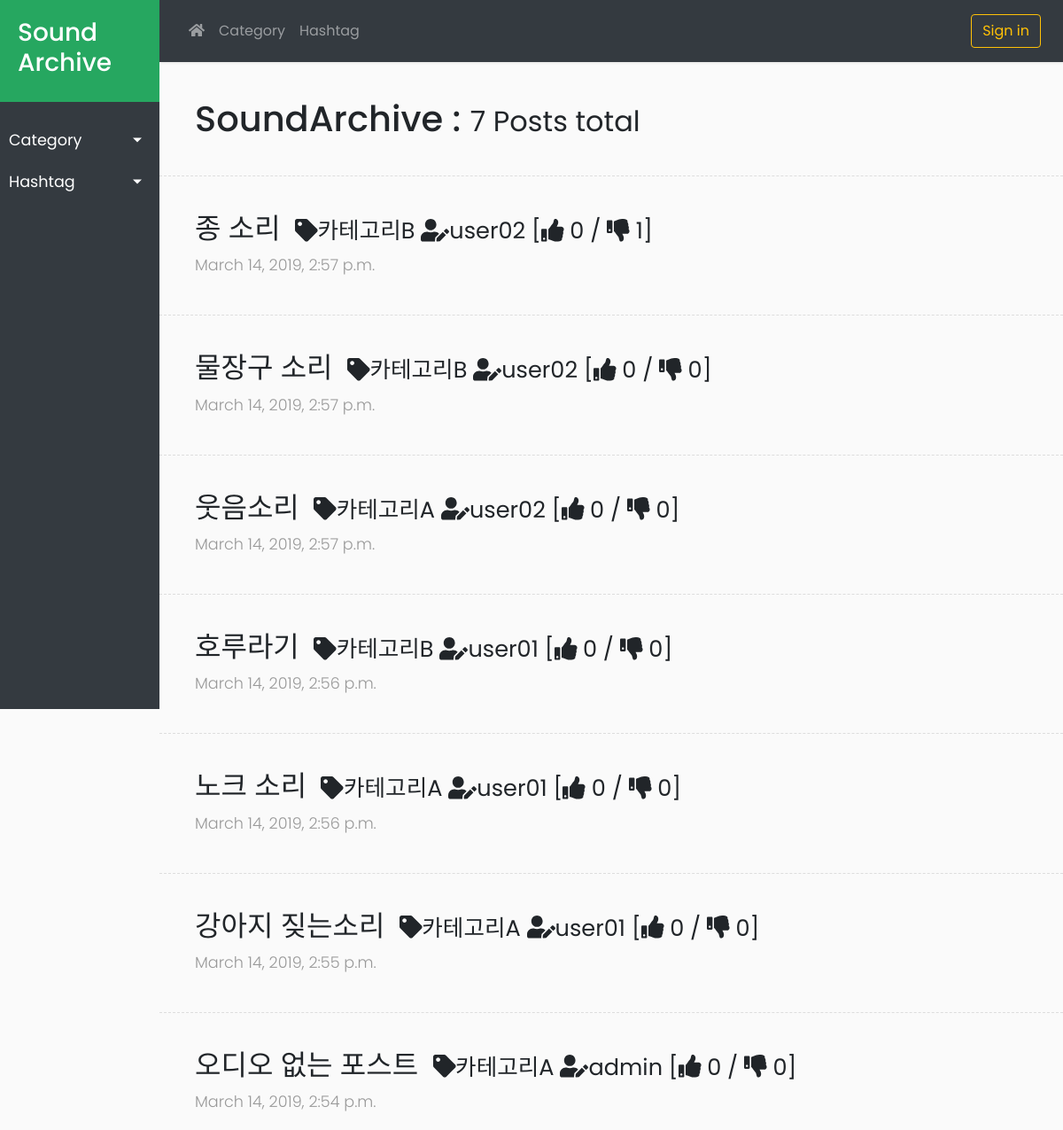
/, run on an earlier commit of the app's database.
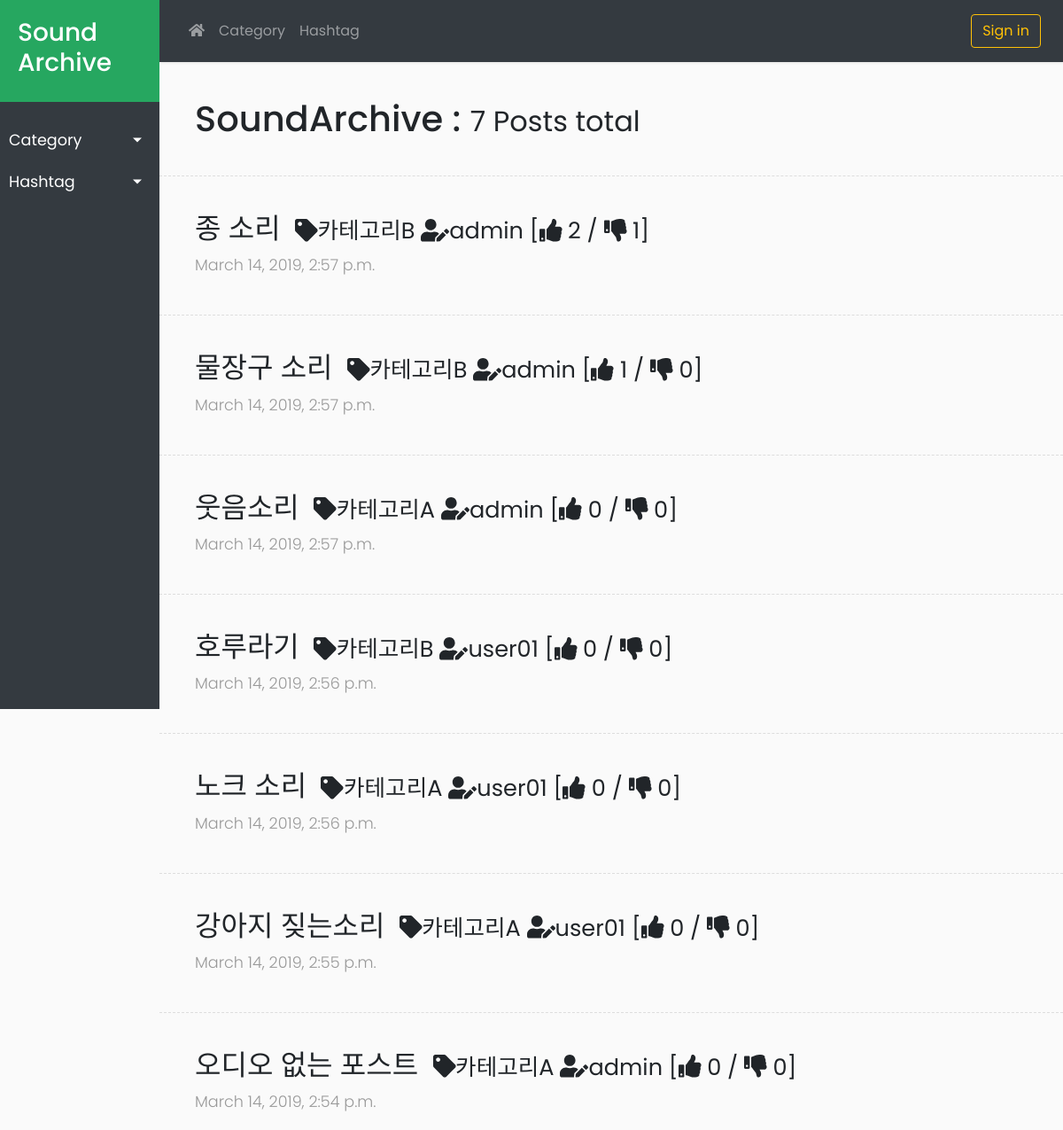
And on a later commit of the database.
### board/models.py (models this page shows, shortened)
class Post(models.Model):
    author = models.ForeignKey('auth.User', related_name='posts', on_delete=models.CASCADE)
    category = models.ForeignKey('board.Category', related_name='posts', default=0, on_delete=models.CASCADE)
    title = models.CharField(max_length=100)
    text = models.TextField()
    audio_file = models.FileField(blank=True, upload_to=upload_audio)
    created_date = models.DateTimeField(default=timezone.localtime)
    published_date = models.DateTimeField(blank=True, null=True)
    like = models.IntegerField(default=0)
    dislike = models.IntegerField(default=0)
    like_list = models.TextField(blank=True)
    dislike_list = models.TextField(blank=True)
    tag_list = models.TextField(blank=True)
    def is_tag_listed(self,tag):
        tag_split = list(filter(None, self.tag_list.split('#')))
        tag += ' '
        if tag in tag_split :
            return True
        else :
            return False

class Category(models.Model):
    name = models.CharField(max_length=100)
    post_count = models.IntegerField(default=0)
    def refresh_count(self):
        posts = Post.objects.filter(category__exact=self.id)
        self.post_count = len(posts)
        self.save()
    def __str__(self):
        return self.name

### board/views.py (the view)
# urls.py: path('', views.post_list, name='home'),
def post_list(request, pk=0, tag=''):
    categories = Category.objects.all().order_by('id')
    for c in categories :
        c.refresh_count()
    tags = Tag.objects.all().order_by('id')
    for t in tags :
        t.refresh_count()
    if pk and not tag:
        selected_category = Category.objects.get(id__exact=pk)
        selected_tag = ''
        posts = Post.objects.filter(category__exact=selected_category).order_by('-like')
    elif tag:
        selected_category = 0
        selected_tag = Tag.objects.get(name__exact=tag)
        posts = selected_tag.get_posts()
    else:
        selected_category = 0
        selected_tag = ''
        posts = Post.objects.all().order_by('-created_date')
    return render(request, 'board/post_list.html', {
            'posts': posts,
            'categories': categories,
            'tags': tags,
            'selected_category': selected_category,
            'selected_tag': selected_tag})

### board/models.py (called while the page is built)
    def refresh_count(self):
        post_id_split = list(filter(None, self.post_id_list.split('#')))
        for post in post_id_split :
            try:
                old = Post.objects.get(id__exact=int(post))
                if not old.is_tag_listed(self.name):
                    post_id_split.remove(post)
            except Post.DoesNotExist:
                post_id_split.remove(post)
        self.post_id_list = '#'+'#'.join(post_id_split)
        self.post_count = len(post_id_split)
        self.save()

### board/templates/board/post_list.html (shortened to what this page needs)
{% extends 'board/base2.html' %}
{% block sidebar %}
    <li>
        <a href="#catSubmenu" data-toggle="collapse" aria-expanded="false" class="dropdown-toggle">Category</a>
    </li>
    <li>
        <a href="#tagSubmenu" data-toggle="collapse" aria-expanded="false" class="dropdown-toggle">Hashtag</a>
    </li>
{% endblock %}
{% block topnav %}
    <li class="nav-item dropdown">
        <a class="nav-link dropdown-toggle-split" href="#" id="dropdown1" data-toggle="dropdown" aria-haspopup="true" aria-expanded="false">Category</a>
    </li>
    <li class="nav-item dropdown">
        <a class="nav-link dropdown-toggle-split" href="#" id="dropdown2" data-toggle="dropdown" aria-haspopup="true" aria-expanded="false">Hashtag</a>
    </li>
{% endblock %}
{% block content %}
    <div class="post">
        {% if selected_category %}
            <h1>{{ selected_category.name }} : <small> {{ posts|length }} Posts</small></h1>
        {% elif selected_tag %}
            <h1>#{{ selected_tag }} : <small> {{ posts|length }} Posts</small></h1>
        {% else %}
            <h1>SoundArchive : <small> {{ posts|length }} Posts total</small></h1>
        {% endif %}
    </div>
    {% for post in posts %}
        <div class="line"></div>
        <div class="post">
            <h2>
                <a class="mr-2" href="{% url 'board:post_detail' pk=post.pk %}">{{ post.title }}</a>
                <small><i class="fas fa-tag"></i>{{ post.category }}  <i class="fas fa-user-edit"></i>{{ post.author }} [<i class="fas fa-thumbs-up"></i> {{ post.like }} / <i class="fas fa-thumbs-down"></i> {{ post.dislike }}] </small>
            </h2>
            <p><span class="date">{{ post.created_date }}</span></p>
        </div>
    {% endfor %}
{% endblock %}

### board/templates/board/base2.html (shortened to what this page needs)
{% load static %}
<!DOCTYPE html>
<html>
<head>
    <link rel="stylesheet" href="https://stackpath.bootstrapcdn.com/bootstrap/4.3.1/css/bootstrap.min.css">
    <link rel="stylesheet" href="{% static 'css/board2.css' %}">
    <link rel="stylesheet" href="https://cdnjs.cloudflare.com/ajax/libs/malihu-custom-scrollbar-plugin/3.1.5/jquery.mCustomScrollbar.min.css">
</head>
<body>
    <div class="wrapper">
        <nav id="sidebar">
            <div class="sidebar-header">
                <h3><a href="{% url 'board:home' %}">Sound Archive</a></h3>
            </div>
            <ul class="list-unstyled components">
                {% block sidebar %}
                {% endblock %}
            </ul>
        </nav>
        <div id="content">
            <nav class="navbar navbar-expand-lg navbar-dark bg-dark sticky-top">
                <div class="container-fluid">
                    <div class="collapse navbar-collapse" id="navbarSupportedContent">
                        <ul class="nav navbar-nav">
                            <li class="nav-item"><a class="nav-link" href="{% url 'board:home' %}"><i class="fas fa-home"></i></a></li>
                            {% block topnav %}
                            {% endblock %}
                        </ul>
                        <ul class="nav navbar-nav ml-auto">
                            {% if user.is_authenticated %}
                                <li class="nav-item active"><a class="nav-link" href="{% url 'board:my_info' %}"><i class="fas fa-user"></i> {{ user.username }}</a></li>
                                <li><a class="btn btn-outline-primary my-2 my-sm-0 mr-sm-1" href="{% url 'board:post_new' %}" role="button">New Post</a></li>
                                <li><a class="btn btn-outline-danger my-2 my-sm-0" href="{% url 'logout' %}" role="button">Sign out</a></li>
                            {% else %}
                                <li><a class="btn btn-outline-warning my-2 my-sm-0" href="{% url 'login' %}" role="button">Sign in</a></li>
                            {% endif %}
                        </ul>
                    </div>
                </div>
            </nav>
            {% block content %}
            {% endblock %}
        </div>
    </div>
</body>
</html>

### board/static/css/board2.css (style rules this page uses)
body { font-family: 'Poppins', sans-serif; background: #fafafa; }
p { font-family: 'Poppins', sans-serif; font-size: 1.1em; font-weight: 300; line-height: 1.7em; color: #999; }
a, a:hover, a:focus { color: inherit; text-decoration: none; transition: all 0.3s; }
.navbar { padding: 15px 10px; background: #fff; border: none; border-radius: 0; margin-bottom: 40px; box-shadow: 1px 1px 3px rgba(0, 0, 0, 0.1); }
.line { width: 100%; height: 1px; border-bottom: 1px dashed #ddd; margin: 40px 0; }
.wrapper { display: flex; width: 100%; }
#sidebar { width: 180px; position: fixed; top: 0; left: 0; height: 100vh; z-index: 999; background: #343A40; color: #fff; transition: all 0.3s; }
#sidebar .sidebar-header { padding: 20px; background: #26a760; }
#sidebar ul.components { padding: 20px 0; }
#sidebar ul li a { padding: 10px; font-size: 1.1em; display: block; }
a[data-toggle="collapse"] { position: relative; }
.dropdown-toggle::after { display: block; position: absolute; top: 50%; right: 20px; transform: translateY(-50%); }
#content { width: calc(100% - 180px); min-height: 100vh; transition: all 0.3s; position: absolute; top: 0; right: 0; }
#content .post { padding-left: 40px; }

What changed in the data, as far as the page shows it:
changed Post "종 소리": author "user02" → "admin"; like "0" → "2"
changed Post "물장구 소리": author "user02" → "admin"; like "0" → "1"
changed Post "웃음소리": author "user02" → "admin"
